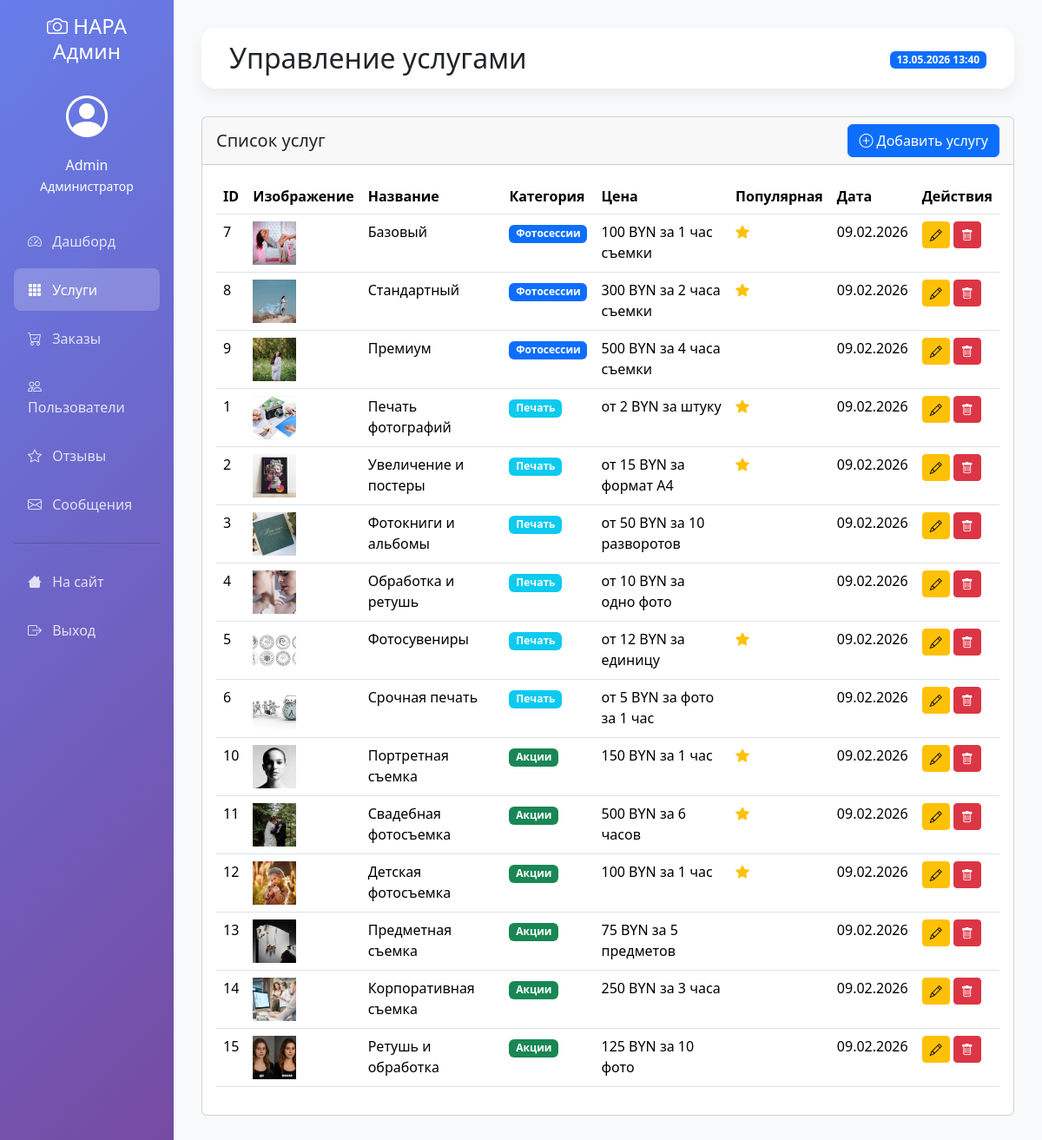
The app's page /admin/services (signed in), older data.
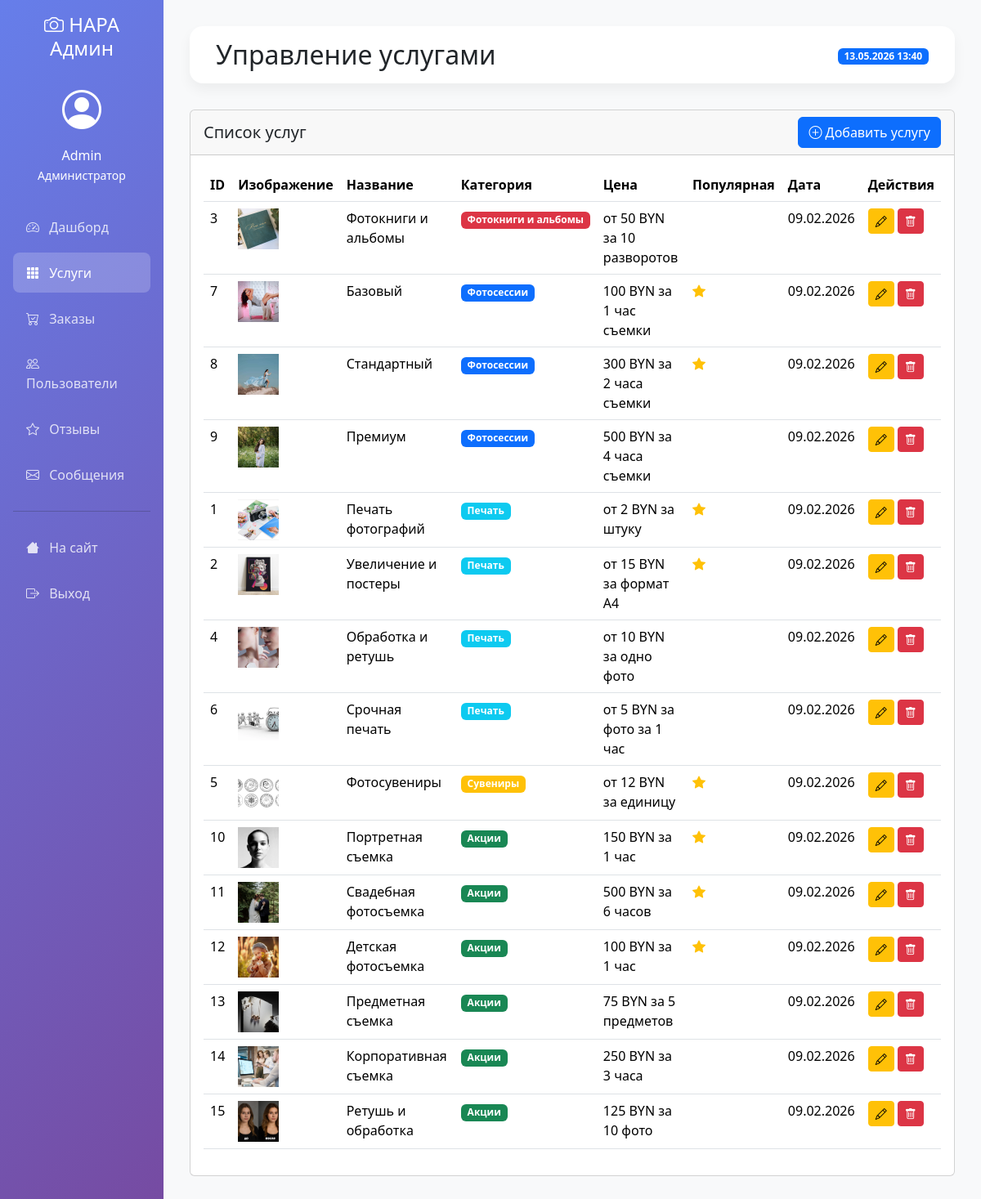
The same page, newer data.
### models.py (models this page shows, shortened)
class User(UserMixin, db.Model):
    __tablename__ = 'users'
    id = db.Column(db.Integer, primary_key=True)
    username = db.Column(db.String(64))
    email = db.Column(db.String(120), unique=True, nullable=False)
    password_hash = db.Column(db.String(256))
    first_name = db.Column(db.String(64))
    last_name = db.Column(db.String(64))
    phone = db.Column(db.String(20))
    created_at = db.Column(db.DateTime, default=datetime.now)
    is_active = db.Column(db.Boolean, default=True)
    is_admin = db.Column(db.Boolean, default=False)
    loyalty_points = db.Column(db.Integer, default=0)
    total_spent = db.Column(db.Float, default=0.0)
    loyalty_level = db.Column(db.String(20), default='regular')  # regular, silver, gold

class Service(db.Model):
    __tablename__ = 'services'
    id = db.Column(db.Integer, primary_key=True)
    title = db.Column(db.String(100), nullable=False)
    category = db.Column(db.String(50), nullable=False)  # 'printing', 'photo_session', 'special_offers'
    subcategory = db.Column(db.String(50))  # Для дополнительной фильтрации
    price_from = db.Column(db.String(20))
    price_period = db.Column(db.String(50))
    image_url = db.Column(db.String(200))
    features = db.Column(db.Text)
    description = db.Column(db.Text)
    order_button_text = db.Column(db.String(50), default="Заказать")
    is_popular = db.Column(db.Boolean, default=False)
    price_value = db.Column(db.Float)  # Для сортировки по цене
    created_at = db.Column(db.DateTime, default=datetime.now)

### admin.py (the view)
@admin_bp.route('/services')
@login_required
@admin_required
def services():
    services = Service.query.order_by(Service.category, Service.created_at.desc()).all()
    return render_template('admin/services.html', services=services)

### admin.py (called while the page is built)
def admin_required(f):
    @wraps(f)
    def decorated_function(*args, **kwargs):
        if not current_user.is_authenticated or not current_user.is_admin:
            flash('Доступ запрещен. Требуются права администратора.', 'danger')
            return redirect(url_for('index'))
        return f(*args, **kwargs)
    return decorated_function

### app.py (called while the page is built)
@login_manager.user_loader
def load_user(user_id):
    return User.query.get(int(user_id))

@app.context_processor
def utility_processor():
    return {'datetime': datetime}

### templates/admin/services.html (shortened to what this page needs)
{% extends "admin/base_admin.html" %}
{% block header %}Управление услугами{% endblock %}
{% block content %}
<div class="card">
    <div class="card-header d-flex justify-content-between align-items-center">
        <h5 class="mb-0">Список услуг</h5>
        <a href="{{ url_for('admin.add_service') }}" class="btn btn-primary">
            <i class="bi bi-plus-circle"></i> Добавить услугу
        </a>
    </div>
    <div class="card-body">
        <div class="table-responsive">
            <table class="table table-hover">
                <thead>
                    <tr>
                        <th>ID</th>
                        <th>Изображение</th>
                        <th>Название</th>
                        <th>Категория</th>
                        <th>Цена</th>
                        <th>Популярная</th>
                        <th>Дата</th>
                        <th>Действия</th>
                    </tr>
                </thead>
                <tbody>
                    {% for service in services %}
                    <tr>
                        <td>{{ service.id }}</td>
                        <td>
                            {% if service.image_url %}
                            <img src="{{ url_for('static', filename=service.image_url) }}"
                                 alt="{{ service.title }}" style="width: 50px; height: 50px; object-fit: cover;">
                            {% else %}
                            <span class="text-muted">Нет фото</span>
                            {% endif %}
                        </td>
                        <td>{{ service.title }}</td>
                        <td>
                            {% if service.category == 'printing' %}
                                <span class="badge bg-info">Печать</span>
                            {% elif service.category == 'photo_session' %}
                                <span class="badge bg-primary">Фотосессии</span>
                            {% elif service.category == 'special_offers' %}
                                <span class="badge bg-success">Акции</span>
                            {% elif service.category== 'souvenir' %}
                                <span class="badge bg-warning">Сувениры</span>
                                {% elif service.category== 'album' %}
                                <span class="badge bg-danger">Фотокниги и альбомы</span>
                            {% endif %}
                        </td>
                        <td>{{ service.price_from }} {{ service.price_period }}</td>
                        <td>
                            {% if service.is_popular %}
                            <i class="bi bi-star-fill text-warning"></i>
                            {% endif %}
                        </td>
                        <td>{{ service.created_at.strftime('%d.%m.%Y') }}</td>
                        <td>
                            <a href="{{ url_for('admin.edit_service', service_id=service.id) }}"
                               class="btn btn-sm btn-warning">
                                <i class="bi bi-pencil"></i>
                            </a>
                            <form action="{{ url_for('admin.delete_service', service_id=service.id) }}"
                                  method="POST" style="display: inline;">
                                <button type="submit" class="btn btn-sm btn-danger"
                                        onclick="return confirm('Вы уверены, что хотите удалить эту услугу?')">
                                    <i class="bi bi-trash"></i>
                                </button>
                            </form>
                        </td>
                    </tr>
                    {% endfor %}
                </tbody>
            </table>
        </div>
    </div>
</div>
{% endblock %}

### templates/admin/base_admin.html (shortened to what this page needs)
<!doctype html>
<html lang="ru">
<head>
    <link rel="stylesheet" href="{{ url_for('static', filename='css/bootstrap.min.css') }}">
    <link rel="stylesheet" href="{{ url_for('static', filename='css/bootstrap-icons.css') }}">
</head>
<body>
    <div class="container-fluid">
        <div class="row">
            <div class="col-md-3 col-lg-2 px-0">
                <div class="sidebar p-3">
                    <h4 class="text-white text-center mb-4">
                        <i class="bi bi-camera"></i> НАРА Админ
                    </h4>
                    <div class="text-white text-center mb-4">
                        <i class="bi bi-person-circle" style="font-size: 3rem;"></i>
                        <p class="mt-2 mb-0">{{ current_user.first_name or current_user.username }}</p>
                        <small>Администратор</small>
                    </div>
                    <nav class="nav flex-column">
                        <a class="nav-link {% if request.endpoint == 'admin.dashboard' %}active{% endif %}"
                           href="{{ url_for('admin.dashboard') }}">
                            <i class="bi bi-speedometer2"></i> Дашборд
                        </a>
                        <a class="nav-link {% if request.endpoint == 'admin.services' %}active{% endif %}"
                           href="{{ url_for('admin.services') }}">
                            <i class="bi bi-grid-3x3-gap-fill"></i> Услуги
                        </a>
                        <a class="nav-link {% if request.endpoint == 'admin.orders' %}active{% endif %}"
                           href="{{ url_for('admin.orders') }}">
                            <i class="bi bi-cart-check"></i> Заказы
                        </a>
                        <a class="nav-link {% if request.endpoint == 'admin.users' %}active{% endif %}"
                           href="{{ url_for('admin.users') }}">
                            <i class="bi bi-people"></i> Пользователи
                        </a>
                        <a class="nav-link {% if request.endpoint == 'admin.reviews' %}active{% endif %}"
                           href="{{ url_for('admin.reviews') }}">
                            <i class="bi bi-star"></i> Отзывы
                        </a>
                        <a class="nav-link {% if request.endpoint == 'admin.messages' %}active{% endif %}"
                           href="{{ url_for('admin.messages') }}">
                            <i class="bi bi-envelope"></i> Сообщения
                        </a>
                        <hr class="bg-white">
                        <a class="nav-link" href="{{ url_for('index') }}">
                            <i class="bi bi-house"></i> На сайт
                        </a>
                        <a class="nav-link" href="{{ url_for('logout') }}">
                            <i class="bi bi-box-arrow-right"></i> Выход
                        </a>
                    </nav>
                </div>
            </div>
            <div class="col-md-9 col-lg-10 px-0">
                <div class="content-wrapper">
                    <div class="admin-header d-flex justify-content-between align-items-center">
                        <h2 class="mb-0">{% block header %}{% endblock %}</h2>
                        <div>
                            <span class="badge bg-primary">{{ datetime.now().strftime('%d.%m.%Y %H:%M') }}</span>
                        </div>
                    </div>
                    {% block content %}{% endblock %}
                </div>
            </div>
        </div>
    </div>
</body>
</html>

### templates/admin/base_admin.html (style rules this page uses)
.sidebar { min-height: 100%; background: linear-gradient(135deg, #667eea 0%, #764ba2 100%); }
.sidebar .nav-link { color: rgba(255,255,255,.8); padding: 0.8rem 1rem; margin: 0.2rem 0; border-radius: 0.5rem; }
.sidebar .nav-link.active { color: white; background: rgba(255,255,255,.2); }
.sidebar .nav-link i { margin-right: 0.5rem; }
.content-wrapper { padding: 2rem; background: #f8f9fa; min-height: 100vh; }
.admin-header { background: white; padding: 1rem 2rem; border-radius: 1rem; margin-bottom: 2rem; box-shadow: 0 0.5rem 1rem rgba(0,0,0,.05); }

Row changes from the older to the newer data that the page shows:
changed Service "Фотокниги и альбомы": category "Печать" → "Фотокниги и альбомы"; moves up the list
shown differently, row unchanged: Service "Срочная печать": moves up the list
changed Service "Фотосувениры": category "Печать" → "Сувениры"
